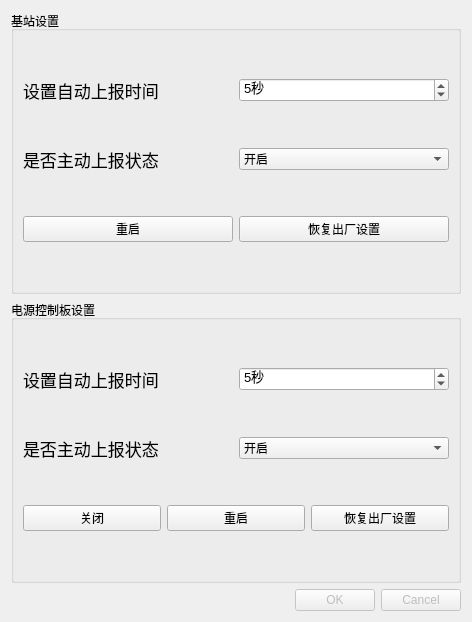
<?xml version="1.0" encoding="UTF-8"?>
<ui version="4.0">
 <class>Dialog</class>
 <widget class="QDialog" name="Dialog">
  <property name="geometry">
   <rect>
    <x>0</x>
    <y>0</y>
    <width>472</width>
    <height>622</height>
   </rect>
  </property>
  <property name="windowTitle">
   <string/>
  </property>
  <layout class="QVBoxLayout" name="verticalLayout_4">
   <item>
    <widget class="QGroupBox" name="groupBox">
     <property name="title">
      <string>基站设置</string>
     </property>
     <layout class="QVBoxLayout" name="verticalLayout">
      <item>
       <layout class="QHBoxLayout" name="horizontalLayout_2">
        <item>
         <widget class="QLabel" name="label">
          <property name="font">
           <font>
            <pointsize>13</pointsize>
           </font>
          </property>
          <property name="text">
           <string>设置自动上报时间</string>
          </property>
          <property name="buddy">
           <cstring>spinBox</cstring>
          </property>
         </widget>
        </item>
        <item>
         <widget class="QSpinBox" name="spinBox">
          <property name="font">
           <font>
            <pointsize>10</pointsize>
           </font>
          </property>
          <property name="suffix">
           <string>秒</string>
          </property>
          <property name="minimum">
           <number>1</number>
          </property>
          <property name="maximum">
           <number>30</number>
          </property>
          <property name="value">
           <number>5</number>
          </property>
         </widget>
        </item>
       </layout>
      </item>
      <item>
       <layout class="QHBoxLayout" name="horizontalLayout_3">
        <item>
         <widget class="QLabel" name="label_2">
          <property name="font">
           <font>
            <pointsize>13</pointsize>
           </font>
          </property>
          <property name="text">
           <string>是否主动上报状态</string>
          </property>
          <property name="buddy">
           <cstring>comboBox</cstring>
          </property>
         </widget>
        </item>
        <item>
         <widget class="QComboBox" name="comboBox">
          <item>
           <property name="text">
            <string>开启</string>
           </property>
          </item>
          <item>
           <property name="text">
            <string>关闭</string>
           </property>
          </item>
         </widget>
        </item>
       </layout>
      </item>
      <item>
       <layout class="QHBoxLayout" name="horizontalLayout">
        <item>
         <widget class="QPushButton" name="pushButton">
          <property name="text">
           <string>重启</string>
          </property>
         </widget>
        </item>
        <item>
         <widget class="QPushButton" name="pushButton_2">
          <property name="text">
           <string>恢复出厂设置</string>
          </property>
         </widget>
        </item>
       </layout>
      </item>
     </layout>
    </widget>
   </item>
   <item>
    <widget class="QGroupBox" name="groupBox_2">
     <property name="title">
      <string>电源控制板设置</string>
     </property>
     <layout class="QVBoxLayout" name="verticalLayout_3">
      <item>
       <layout class="QHBoxLayout" name="horizontalLayout_7">
        <item>
         <widget class="QLabel" name="label_5">
          <property name="font">
           <font>
            <pointsize>13</pointsize>
           </font>
          </property>
          <property name="text">
           <string>设置自动上报时间</string>
          </property>
          <property name="buddy">
           <cstring>spinBox</cstring>
          </property>
         </widget>
        </item>
        <item>
         <widget class="QSpinBox" name="spinBox_3">
          <property name="font">
           <font>
            <pointsize>10</pointsize>
           </font>
          </property>
          <property name="suffix">
           <string>秒</string>
          </property>
          <property name="minimum">
           <number>1</number>
          </property>
          <property name="maximum">
           <number>30</number>
          </property>
          <property name="value">
           <number>5</number>
          </property>
         </widget>
        </item>
       </layout>
      </item>
      <item>
       <layout class="QHBoxLayout" name="horizontalLayout_8">
        <item>
         <widget class="QLabel" name="label_6">
          <property name="font">
           <font>
            <pointsize>13</pointsize>
           </font>
          </property>
          <property name="text">
           <string>是否主动上报状态</string>
          </property>
          <property name="buddy">
           <cstring>comboBox</cstring>
          </property>
         </widget>
        </item>
        <item>
         <widget class="QComboBox" name="comboBox_3">
          <item>
           <property name="text">
            <string>开启</string>
           </property>
          </item>
          <item>
           <property name="text">
            <string>关闭</string>
           </property>
          </item>
         </widget>
        </item>
       </layout>
      </item>
      <item>
       <layout class="QHBoxLayout" name="horizontalLayout_9">
        <item>
         <widget class="QPushButton" name="pushButton_3">
          <property name="text">
           <string>关闭</string>
          </property>
         </widget>
        </item>
        <item>
         <widget class="QPushButton" name="pushButton_5">
          <property name="text">
           <string>重启</string>
          </property>
         </widget>
        </item>
        <item>
         <widget class="QPushButton" name="pushButton_6">
          <property name="text">
           <string>恢复出厂设置</string>
          </property>
         </widget>
        </item>
       </layout>
      </item>
     </layout>
    </widget>
   </item>
   <item>
    <widget class="QDialogButtonBox" name="buttonBox">
     <property name="enabled">
      <bool>false</bool>
     </property>
     <property name="orientation">
      <enum>Qt::Horizontal</enum>
     </property>
     <property name="standardButtons">
      <set>QDialogButtonBox::Cancel|QDialogButtonBox::Ok</set>
     </property>
    </widget>
   </item>
  </layout>
 </widget>
 <resources/>
 <connections>
  <connection>
   <sender>buttonBox</sender>
   <signal>accepted()</signal>
   <receiver>Dialog</receiver>
   <slot>accept()</slot>
   <hints>
    <hint type="sourcelabel">
     <x>257</x>
     <y>612</y>
    </hint>
    <hint type="destinationlabel">
     <x>157</x>
     <y>274</y>
    </hint>
   </hints>
  </connection>
  <connection>
   <sender>buttonBox</sender>
   <signal>rejected()</signal>
   <receiver>Dialog</receiver>
   <slot>reject()</slot>
   <hints>
    <hint type="sourcelabel">
     <x>325</x>
     <y>612</y>
    </hint>
    <hint type="destinationlabel">
     <x>286</x>
     <y>274</y>
    </hint>
   </hints>
  </connection>
 </connections>
</ui>
